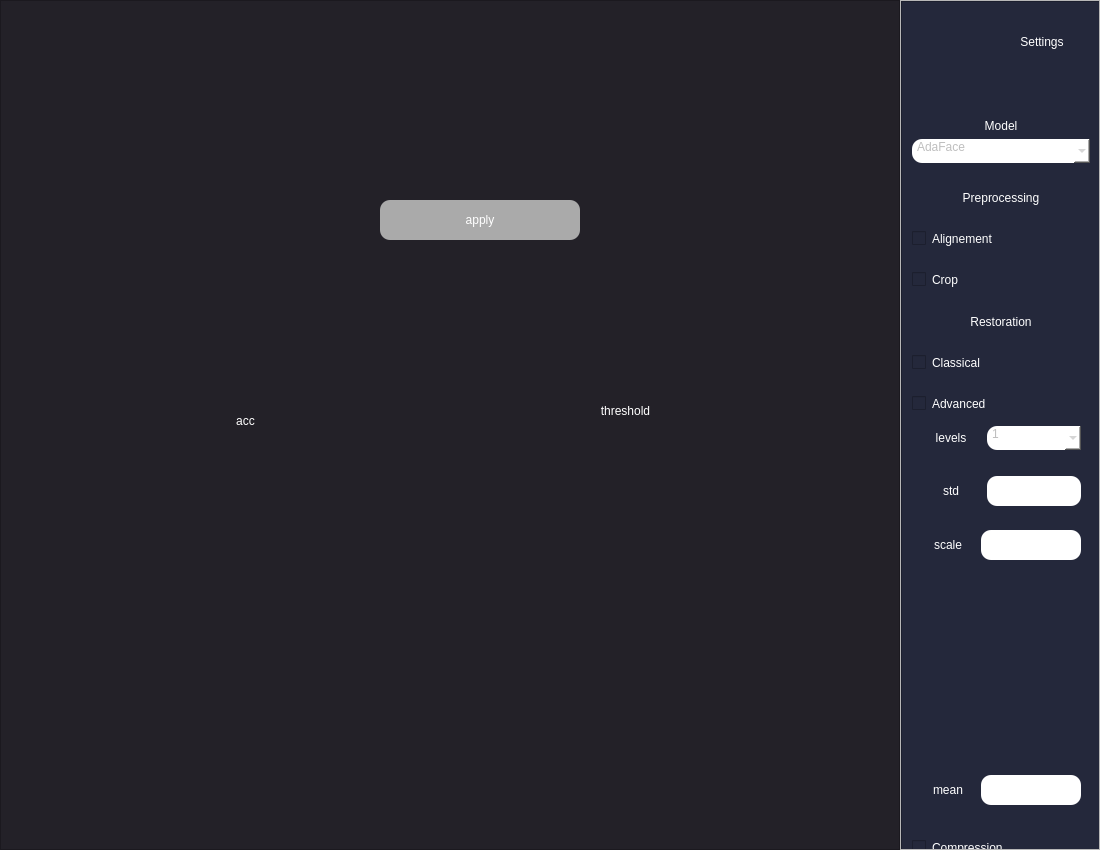
<?xml version="1.0" encoding="UTF-8"?>
<ui version="4.0">
 <class>PairsVerifForm</class>
 <widget class="QWidget" name="PairsVerifForm">
  <property name="geometry">
   <rect>
    <x>0</x>
    <y>0</y>
    <width>1100</width>
    <height>850</height>
   </rect>
  </property>
  <property name="sizePolicy">
   <sizepolicy hsizetype="Expanding" vsizetype="Expanding">
    <horstretch>0</horstretch>
    <verstretch>0</verstretch>
   </sizepolicy>
  </property>
  <property name="minimumSize">
   <size>
    <width>600</width>
    <height>450</height>
   </size>
  </property>
  <property name="maximumSize">
   <size>
    <width>1100</width>
    <height>850</height>
   </size>
  </property>
  <property name="windowTitle">
   <string>Form</string>
  </property>
  <widget class="QFrame" name="workingspace">
   <property name="geometry">
    <rect>
     <x>0</x>
     <y>0</y>
     <width>900</width>
     <height>850</height>
    </rect>
   </property>
   <property name="sizePolicy">
    <sizepolicy hsizetype="Expanding" vsizetype="Expanding">
     <horstretch>0</horstretch>
     <verstretch>0</verstretch>
    </sizepolicy>
   </property>
   <property name="minimumSize">
    <size>
     <width>650</width>
     <height>450</height>
    </size>
   </property>
   <property name="maximumSize">
    <size>
     <width>900</width>
     <height>850</height>
    </size>
   </property>
   <property name="styleSheet">
    <string notr="true">background-color: rgb(35, 33, 40);</string>
   </property>
   <property name="frameShape">
    <enum>QFrame::StyledPanel</enum>
   </property>
   <property name="frameShadow">
    <enum>QFrame::Raised</enum>
   </property>
   <widget class="QPushButton" name="apply_pairs_verif_btn">
    <property name="enabled">
     <bool>true</bool>
    </property>
    <property name="geometry">
     <rect>
      <x>380</x>
      <y>200</y>
      <width>200</width>
      <height>40</height>
     </rect>
    </property>
    <property name="maximumSize">
     <size>
      <width>200</width>
      <height>40</height>
     </size>
    </property>
    <property name="styleSheet">
     <string notr="true">background-color: rgb(170, 170, 170);border-radius: 10px;color:rgb(255, 255, 255);
font: 75 10pt &quot;Georgia&quot;;</string>
    </property>
    <property name="text">
     <string>apply</string>
    </property>
   </widget>
   <widget class="QLabel" name="accuracy">
    <property name="geometry">
     <rect>
      <x>150</x>
      <y>370</y>
      <width>191</width>
      <height>81</height>
     </rect>
    </property>
    <property name="styleSheet">
     <string notr="true">background-color: &quot;transparent&quot;;
color: rgb(255, 255, 255);
font: 12pt &quot;Georgia&quot;;
padding-top:20px</string>
    </property>
    <property name="text">
     <string>acc</string>
    </property>
    <property name="alignment">
     <set>Qt::AlignCenter</set>
    </property>
   </widget>
   <widget class="QLabel" name="threshold">
    <property name="geometry">
     <rect>
      <x>530</x>
      <y>360</y>
      <width>191</width>
      <height>81</height>
     </rect>
    </property>
    <property name="styleSheet">
     <string notr="true">background-color: &quot;transparent&quot;;
color: rgb(255, 255, 255);
font: 12pt &quot;Georgia&quot;;
padding-top:20px</string>
    </property>
    <property name="text">
     <string>threshold</string>
    </property>
    <property name="alignment">
     <set>Qt::AlignCenter</set>
    </property>
   </widget>
  </widget>
  <widget class="QScrollArea" name="menuscroll">
   <property name="geometry">
    <rect>
     <x>900</x>
     <y>0</y>
     <width>200</width>
     <height>850</height>
    </rect>
   </property>
   <property name="minimumSize">
    <size>
     <width>100</width>
     <height>450</height>
    </size>
   </property>
   <property name="maximumSize">
    <size>
     <width>200</width>
     <height>850</height>
    </size>
   </property>
   <property name="widgetResizable">
    <bool>true</bool>
   </property>
   <widget class="QWidget" name="scrollAreaWidgetContents">
    <property name="geometry">
     <rect>
      <x>0</x>
      <y>0</y>
      <width>198</width>
      <height>848</height>
     </rect>
    </property>
    <property name="sizePolicy">
     <sizepolicy hsizetype="Preferred" vsizetype="Fixed">
      <horstretch>0</horstretch>
      <verstretch>0</verstretch>
     </sizepolicy>
    </property>
    <property name="minimumSize">
     <size>
      <width>100</width>
      <height>450</height>
     </size>
    </property>
    <property name="maximumSize">
     <size>
      <width>200</width>
      <height>850</height>
     </size>
    </property>
    <widget class="QFrame" name="rightmenuverification">
     <property name="geometry">
      <rect>
       <x>0</x>
       <y>0</y>
       <width>200</width>
       <height>1000</height>
      </rect>
     </property>
     <property name="sizePolicy">
      <sizepolicy hsizetype="Expanding" vsizetype="Expanding">
       <horstretch>0</horstretch>
       <verstretch>0</verstretch>
      </sizepolicy>
     </property>
     <property name="minimumSize">
      <size>
       <width>100</width>
       <height>500</height>
      </size>
     </property>
     <property name="maximumSize">
      <size>
       <width>200</width>
       <height>1000</height>
      </size>
     </property>
     <property name="styleSheet">
      <string notr="true">background-color: rgb(36, 40, 59);</string>
     </property>
     <property name="frameShape">
      <enum>QFrame::StyledPanel</enum>
     </property>
     <property name="frameShadow">
      <enum>QFrame::Raised</enum>
     </property>
     <layout class="QHBoxLayout" name="horizontalLayout">
      <property name="leftMargin">
       <number>0</number>
      </property>
      <property name="topMargin">
       <number>0</number>
      </property>
      <property name="rightMargin">
       <number>0</number>
      </property>
      <property name="bottomMargin">
       <number>0</number>
      </property>
      <item>
       <widget class="QFrame" name="frame">
        <layout class="QVBoxLayout" name="verticalLayout_2">
         <property name="leftMargin">
          <number>10</number>
         </property>
         <property name="topMargin">
          <number>0</number>
         </property>
         <property name="rightMargin">
          <number>10</number>
         </property>
         <property name="bottomMargin">
          <number>0</number>
         </property>
         <item>
          <widget class="QFrame" name="frame_2">
           <property name="maximumSize">
            <size>
             <width>200</width>
             <height>80</height>
            </size>
           </property>
           <layout class="QHBoxLayout" name="horizontalLayout_3">
            <property name="spacing">
             <number>0</number>
            </property>
            <property name="leftMargin">
             <number>0</number>
            </property>
            <property name="topMargin">
             <number>0</number>
            </property>
            <property name="rightMargin">
             <number>0</number>
            </property>
            <property name="bottomMargin">
             <number>0</number>
            </property>
            <item>
             <widget class="QLabel" name="label_9">
              <property name="minimumSize">
               <size>
                <width>80</width>
                <height>80</height>
               </size>
              </property>
              <property name="text">
               <string/>
              </property>
              <property name="pixmap">
               <pixmap>:/icons/images/reglages.png</pixmap>
              </property>
              <property name="alignment">
               <set>Qt::AlignCenter</set>
              </property>
             </widget>
            </item>
            <item>
             <widget class="QLabel" name="label_11">
              <property name="sizePolicy">
               <sizepolicy hsizetype="Expanding" vsizetype="Expanding">
                <horstretch>0</horstretch>
                <verstretch>0</verstretch>
               </sizepolicy>
              </property>
              <property name="minimumSize">
               <size>
                <width>120</width>
                <height>80</height>
               </size>
              </property>
              <property name="maximumSize">
               <size>
                <width>120</width>
                <height>80</height>
               </size>
              </property>
              <property name="styleSheet">
               <string notr="true">background-color: &quot;transparent&quot;;
color: rgb(255, 255, 255);
font: 14pt &quot;Georgia&quot;;
padding-right:20px</string>
              </property>
              <property name="text">
               <string>Settings</string>
              </property>
              <property name="alignment">
               <set>Qt::AlignCenter</set>
              </property>
             </widget>
            </item>
           </layout>
          </widget>
         </item>
         <item>
          <spacer name="verticalSpacer">
           <property name="orientation">
            <enum>Qt::Vertical</enum>
           </property>
           <property name="sizeHint" stdset="0">
            <size>
             <width>20</width>
             <height>50</height>
            </size>
           </property>
          </spacer>
         </item>
         <item>
          <widget class="QLabel" name="label_15">
           <property name="styleSheet">
            <string notr="true">background-color: &quot;transparent&quot;;
color: rgb(255, 255, 255);
font: 12pt &quot;Georgia&quot;;
padding-top:20px</string>
           </property>
           <property name="text">
            <string>Model</string>
           </property>
           <property name="alignment">
            <set>Qt::AlignCenter</set>
           </property>
          </widget>
         </item>
         <item>
          <widget class="QComboBox" name="detectcomboBox_2">
           <property name="enabled">
            <bool>false</bool>
           </property>
           <property name="styleSheet">
            <string notr="true"> QComboBox {
        background-color: white;
        font: 10pt &quot;Georgia&quot;;
        padding-bottom: 8px;
        padding-left: 5px;
        border-radius: 10px;
		align:justify
    }
    
    QComboBox::down-arrow {
        subcontrol-origin: padding;
        subcontrol-position: bottom right;
        border-radius: 10px;
        text-align: center;
		image: url(:/icons/fleche-vers-le-bas.png);
		border:none
    }
    
    QComboBox QAbstractItemView {
        background-color: white;
    }
    
    QComboBox QAbstractItemView::item:hover {
        background-color: qlineargradient(spread:pad, x1:0.5, y1:0, x2:0.5, y2:1, stop:0 rgba(90, 255, 231, 255), stop:1 rgba(21, 205, 202, 255));
        color: white;
    }</string>
           </property>
           <item>
            <property name="text">
             <string>AdaFace</string>
            </property>
           </item>
           <item>
            <property name="text">
             <string>MagFace</string>
            </property>
           </item>
           <item>
            <property name="text">
             <string>ArcFace</string>
            </property>
           </item>
          </widget>
         </item>
         <item>
          <spacer name="verticalSpacer_2">
           <property name="orientation">
            <enum>Qt::Vertical</enum>
           </property>
           <property name="sizeHint" stdset="0">
            <size>
             <width>20</width>
             <height>40</height>
            </size>
           </property>
          </spacer>
         </item>
         <item>
          <widget class="QLabel" name="label_18">
           <property name="styleSheet">
            <string notr="true">background-color: &quot;transparent&quot;;
color: rgb(255, 255, 255);
font: 12pt &quot;Georgia&quot;;
padding-top:20px</string>
           </property>
           <property name="text">
            <string>Preprocessing</string>
           </property>
           <property name="alignment">
            <set>Qt::AlignCenter</set>
           </property>
          </widget>
         </item>
         <item>
          <widget class="QCheckBox" name="noisecheckBox">
           <property name="styleSheet">
            <string notr="true">background-color: &quot;transparent&quot;;
color: rgb(255, 255, 255);
font: 12pt &quot;Georgia&quot;;
padding-top:20px</string>
           </property>
           <property name="text">
            <string>Alignement</string>
           </property>
          </widget>
         </item>
         <item>
          <widget class="QCheckBox" name="noisecheckBox_2">
           <property name="styleSheet">
            <string notr="true">background-color: &quot;transparent&quot;;
color: rgb(255, 255, 255);
font: 12pt &quot;Georgia&quot;;
padding-top:20px</string>
           </property>
           <property name="text">
            <string>Crop</string>
           </property>
          </widget>
         </item>
         <item>
          <spacer name="verticalSpacer_6">
           <property name="orientation">
            <enum>Qt::Vertical</enum>
           </property>
           <property name="sizeHint" stdset="0">
            <size>
             <width>20</width>
             <height>40</height>
            </size>
           </property>
          </spacer>
         </item>
         <item>
          <spacer name="verticalSpacer_5">
           <property name="orientation">
            <enum>Qt::Vertical</enum>
           </property>
           <property name="sizeHint" stdset="0">
            <size>
             <width>20</width>
             <height>40</height>
            </size>
           </property>
          </spacer>
         </item>
         <item>
          <widget class="QLabel" name="label_10">
           <property name="styleSheet">
            <string notr="true">background-color: &quot;transparent&quot;;
color: rgb(255, 255, 255);
font: 12pt &quot;Georgia&quot;;
padding-top:20px</string>
           </property>
           <property name="text">
            <string>Restoration</string>
           </property>
           <property name="alignment">
            <set>Qt::AlignCenter</set>
           </property>
          </widget>
         </item>
         <item>
          <widget class="QCheckBox" name="detectcheckBox">
           <property name="styleSheet">
            <string notr="true">background-color: &quot;transparent&quot;;
color: rgb(255, 255, 255);
font: 12pt &quot;Georgia&quot;;
padding-top:20px</string>
           </property>
           <property name="text">
            <string>Classical</string>
           </property>
          </widget>
         </item>
         <item>
          <widget class="QCheckBox" name="blurcheckbox">
           <property name="styleSheet">
            <string notr="true">background-color: &quot;transparent&quot;;
color: rgb(255, 255, 255);
font: 12pt &quot;Georgia&quot;;
padding-top:20px</string>
           </property>
           <property name="text">
            <string>Advanced</string>
           </property>
          </widget>
         </item>
         <item>
          <widget class="QFrame" name="frame_3">
           <layout class="QHBoxLayout" name="horizontalLayout_10">
            <item>
             <widget class="QLabel" name="label_12">
              <property name="sizePolicy">
               <sizepolicy hsizetype="Minimum" vsizetype="Minimum">
                <horstretch>0</horstretch>
                <verstretch>0</verstretch>
               </sizepolicy>
              </property>
              <property name="maximumSize">
               <size>
                <width>60</width>
                <height>50</height>
               </size>
              </property>
              <property name="styleSheet">
               <string notr="true">color: rgb(255, 255, 255);</string>
              </property>
              <property name="text">
               <string>levels</string>
              </property>
              <property name="alignment">
               <set>Qt::AlignCenter</set>
              </property>
             </widget>
            </item>
            <item>
             <widget class="QComboBox" name="detectcomboBox_3">
              <property name="enabled">
               <bool>false</bool>
              </property>
              <property name="styleSheet">
               <string notr="true"> QComboBox {
        background-color: white;
        font: 10pt &quot;Georgia&quot;;
        padding-bottom: 8px;
        padding-left: 5px;
        border-radius: 10px;
		align:justify
    }
    
    QComboBox::down-arrow {
        subcontrol-origin: padding;
        subcontrol-position: bottom right;
        border-radius: 10px;
        text-align: center;
		image: url(:/icons/fleche-vers-le-bas.png);
		border:none
    }
    
    QComboBox QAbstractItemView {
        background-color: white;
    }
    
    QComboBox QAbstractItemView::item:hover {
        background-color: qlineargradient(spread:pad, x1:0.5, y1:0, x2:0.5, y2:1, stop:0 rgba(90, 255, 231, 255), stop:1 rgba(21, 205, 202, 255));
        color: white;
    }</string>
              </property>
              <item>
               <property name="text">
                <string>1</string>
               </property>
              </item>
              <item>
               <property name="text">
                <string>2</string>
               </property>
              </item>
             </widget>
            </item>
           </layout>
          </widget>
         </item>
         <item>
          <spacer name="verticalSpacer_4">
           <property name="orientation">
            <enum>Qt::Vertical</enum>
           </property>
           <property name="sizeHint" stdset="0">
            <size>
             <width>20</width>
             <height>40</height>
            </size>
           </property>
          </spacer>
         </item>
         <item>
          <widget class="QFrame" name="frame_7">
           <layout class="QHBoxLayout" name="horizontalLayout_14">
            <item>
             <widget class="QLabel" name="label_17">
              <property name="sizePolicy">
               <sizepolicy hsizetype="Minimum" vsizetype="Minimum">
                <horstretch>0</horstretch>
                <verstretch>0</verstretch>
               </sizepolicy>
              </property>
              <property name="minimumSize">
               <size>
                <width>60</width>
                <height>30</height>
               </size>
              </property>
              <property name="maximumSize">
               <size>
                <width>60</width>
                <height>50</height>
               </size>
              </property>
              <property name="styleSheet">
               <string notr="true">color: rgb(255, 255, 255);</string>
              </property>
              <property name="text">
               <string>std</string>
              </property>
              <property name="alignment">
               <set>Qt::AlignCenter</set>
              </property>
             </widget>
            </item>
            <item>
             <widget class="QLineEdit" name="stdnoise_2">
              <property name="enabled">
               <bool>false</bool>
              </property>
              <property name="maximumSize">
               <size>
                <width>100</width>
                <height>30</height>
               </size>
              </property>
              <property name="styleSheet">
               <string notr="true">background-color: rgb(255, 255, 255);border-radius:10px;
</string>
              </property>
              <property name="maxLength">
               <number>6</number>
              </property>
             </widget>
            </item>
           </layout>
          </widget>
         </item>
         <item>
          <widget class="QFrame" name="frame_6">
           <layout class="QHBoxLayout" name="horizontalLayout_13">
            <item>
             <widget class="QLabel" name="label_16">
              <property name="minimumSize">
               <size>
                <width>0</width>
                <height>30</height>
               </size>
              </property>
              <property name="maximumSize">
               <size>
                <width>16777215</width>
                <height>30</height>
               </size>
              </property>
              <property name="styleSheet">
               <string notr="true">color: rgb(255, 255, 255);</string>
              </property>
              <property name="text">
               <string>scale</string>
              </property>
              <property name="alignment">
               <set>Qt::AlignCenter</set>
              </property>
             </widget>
            </item>
            <item>
             <widget class="QLineEdit" name="lowresvalue_2">
              <property name="enabled">
               <bool>false</bool>
              </property>
              <property name="minimumSize">
               <size>
                <width>100</width>
                <height>30</height>
               </size>
              </property>
              <property name="maximumSize">
               <size>
                <width>100</width>
                <height>30</height>
               </size>
              </property>
              <property name="styleSheet">
               <string notr="true">background-color: rgb(255, 255, 255);border-radius:10px;
</string>
              </property>
              <property name="inputMask">
               <string/>
              </property>
              <property name="maxLength">
               <number>4</number>
              </property>
             </widget>
            </item>
           </layout>
          </widget>
         </item>
         <item>
          <spacer name="verticalSpacer_3">
           <property name="orientation">
            <enum>Qt::Vertical</enum>
           </property>
           <property name="sizeType">
            <enum>QSizePolicy::Maximum</enum>
           </property>
           <property name="sizeHint" stdset="0">
            <size>
             <width>20</width>
             <height>230</height>
            </size>
           </property>
          </spacer>
         </item>
         <item>
          <widget class="QFrame" name="frame_5">
           <layout class="QHBoxLayout" name="horizontalLayout_12">
            <item>
             <widget class="QLabel" name="label_14">
              <property name="sizePolicy">
               <sizepolicy hsizetype="Minimum" vsizetype="Minimum">
                <horstretch>0</horstretch>
                <verstretch>0</verstretch>
               </sizepolicy>
              </property>
              <property name="maximumSize">
               <size>
                <width>60</width>
                <height>50</height>
               </size>
              </property>
              <property name="styleSheet">
               <string notr="true">color: rgb(255, 255, 255);</string>
              </property>
              <property name="text">
               <string>mean</string>
              </property>
              <property name="alignment">
               <set>Qt::AlignCenter</set>
              </property>
             </widget>
            </item>
            <item>
             <widget class="QLineEdit" name="meannoise_2">
              <property name="enabled">
               <bool>false</bool>
              </property>
              <property name="minimumSize">
               <size>
                <width>100</width>
                <height>30</height>
               </size>
              </property>
              <property name="maximumSize">
               <size>
                <width>100</width>
                <height>30</height>
               </size>
              </property>
              <property name="styleSheet">
               <string notr="true">background-color: rgb(255, 255, 255);border-radius:10px;
</string>
              </property>
              <property name="maxLength">
               <number>6</number>
              </property>
             </widget>
            </item>
           </layout>
          </widget>
         </item>
         <item>
          <widget class="QCheckBox" name="compressioncheckbox">
           <property name="enabled">
            <bool>true</bool>
           </property>
           <property name="styleSheet">
            <string notr="true">background-color: &quot;transparent&quot;;
color: rgb(255, 255, 255);
font: 12pt &quot;Georgia&quot;;
padding-top:20px
</string>
           </property>
           <property name="text">
            <string>Compression</string>
           </property>
           <property name="checkable">
            <bool>true</bool>
           </property>
          </widget>
         </item>
         <item>
          <widget class="QComboBox" name="detectcomboBox">
           <property name="enabled">
            <bool>false</bool>
           </property>
           <property name="styleSheet">
            <string notr="true"> QComboBox {
        background-color: white;
        font: 10pt &quot;Georgia&quot;;
        padding-bottom: 8px;
        padding-left: 5px;
        border-radius: 10px;
		align:justify
    }
    
    QComboBox::down-arrow {
        subcontrol-origin: padding;
        subcontrol-position: bottom right;
        border-radius: 10px;
        text-align: center;
		image: url(:/icons/fleche-vers-le-bas.png);
		border:none
    }
    
    QComboBox QAbstractItemView {
        background-color: white;
    }
    
    QComboBox QAbstractItemView::item:hover {
        background-color: qlineargradient(spread:pad, x1:0.5, y1:0, x2:0.5, y2:1, stop:0 rgba(90, 255, 231, 255), stop:1 rgba(21, 205, 202, 255));
        color: white;
    }</string>
           </property>
           <item>
            <property name="text">
             <string>RetinaFace</string>
            </property>
           </item>
           <item>
            <property name="text">
             <string>MTCNN</string>
            </property>
           </item>
          </widget>
         </item>
         <item>
          <widget class="QFrame" name="frame_4">
           <layout class="QHBoxLayout" name="horizontalLayout_11">
            <item>
             <widget class="QLabel" name="label_13">
              <property name="minimumSize">
               <size>
                <width>0</width>
                <height>30</height>
               </size>
              </property>
              <property name="maximumSize">
               <size>
                <width>16777215</width>
                <height>30</height>
               </size>
              </property>
              <property name="styleSheet">
               <string notr="true">color: rgb(255, 255, 255);</string>
              </property>
              <property name="text">
               <string>quality</string>
              </property>
              <property name="alignment">
               <set>Qt::AlignCenter</set>
              </property>
             </widget>
            </item>
            <item>
             <widget class="QLineEdit" name="compressionvalue_2">
              <property name="enabled">
               <bool>false</bool>
              </property>
              <property name="maximumSize">
               <size>
                <width>100</width>
                <height>30</height>
               </size>
              </property>
              <property name="styleSheet">
               <string notr="true">background-color: rgb(255, 255, 255);border-radius:10px;</string>
              </property>
             </widget>
            </item>
           </layout>
          </widget>
         </item>
         <item>
          <widget class="QCheckBox" name="lrcheckbox">
           <property name="styleSheet">
            <string notr="true">background-color: &quot;transparent&quot;;
color: rgb(255, 255, 255);
font: 12pt &quot;Georgia&quot;;
padding-top:20px</string>
           </property>
           <property name="text">
            <string>Low Resolution</string>
           </property>
          </widget>
         </item>
         <item>
          <widget class="QLabel" name="label">
           <property name="text">
            <string>TextLabel</string>
           </property>
          </widget>
         </item>
        </layout>
       </widget>
      </item>
     </layout>
    </widget>
   </widget>
  </widget>
 </widget>
 <resources>
  <include location="../../step1/ressources.qrc"/>
  <include location="../../../../AppData/Local/Programs/Python/Python310/lib/site-packages/QtDesigner/ressources.qrc"/>
  <include location="../../../../../../PycharmProjects/pythonProject/step1/ressources.qrc"/>
 </resources>
 <connections/>
</ui>
